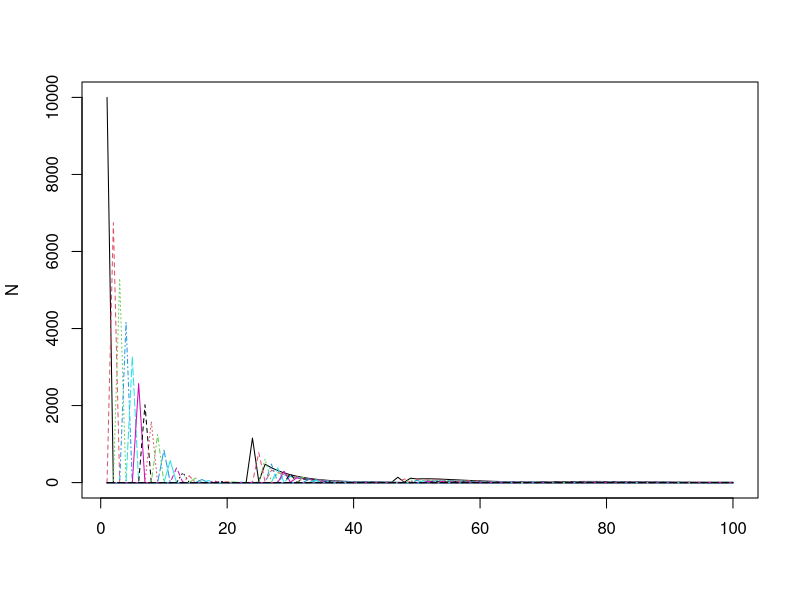
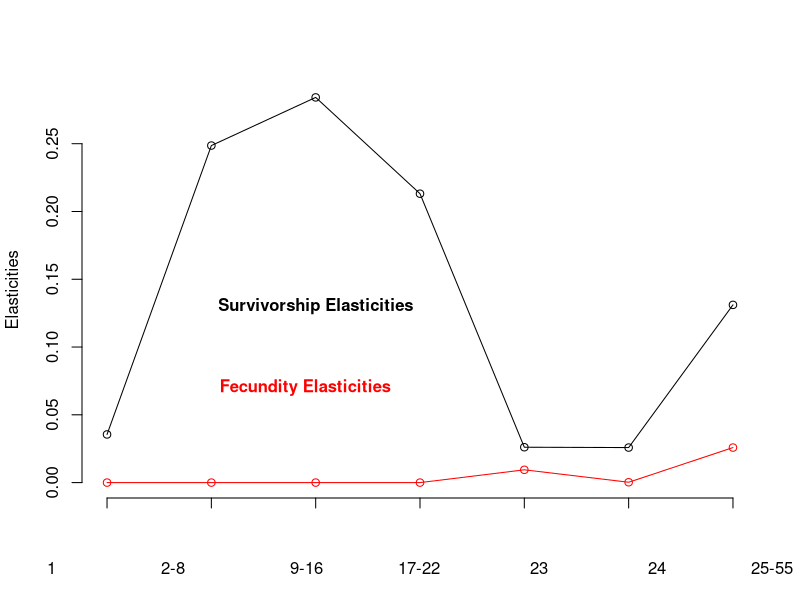
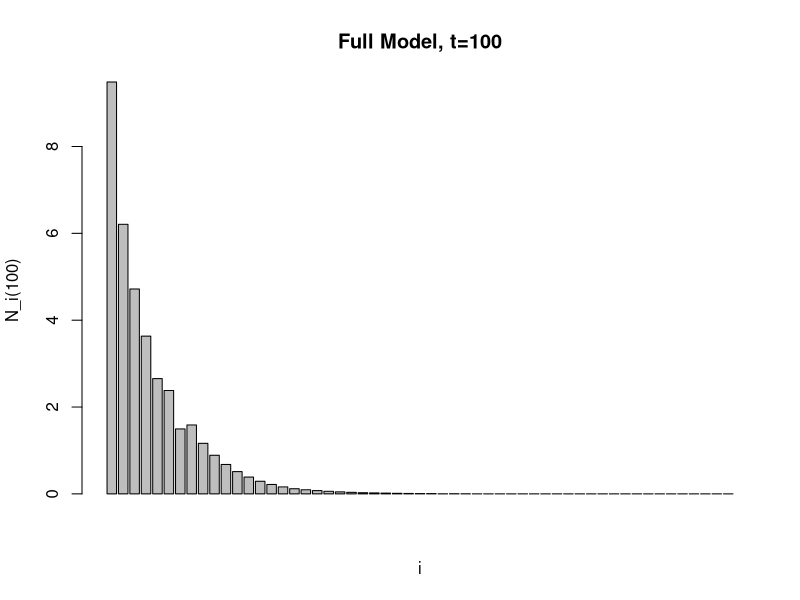
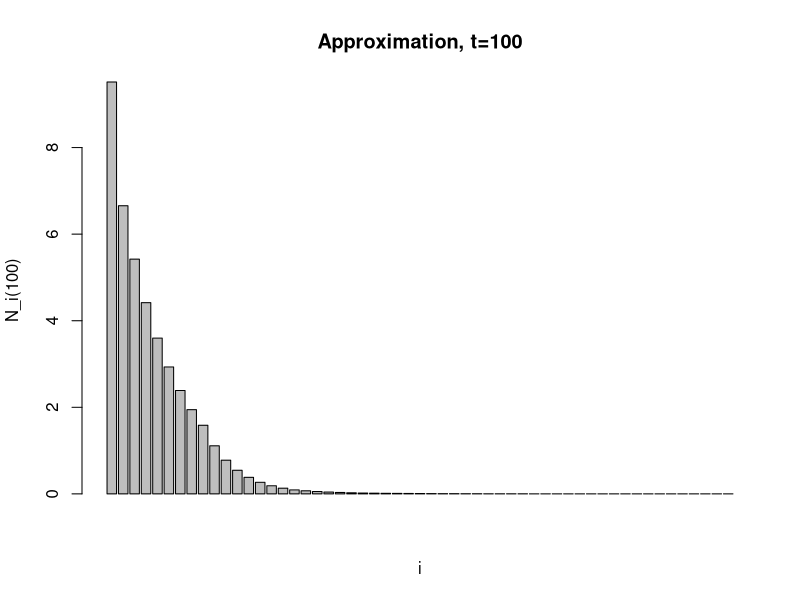

Write R code to recreate these figures, in order.
A=matrix(0,55,55)
A[2,1]=0.6747
# small juvs
for (i in 2:8){
  A[i+1,i]=0.7857
}
# large juvs
for (i in 9:16){
  A[i+1,i]=0.6758}
# subadults
for (i in 17:22){
  A[i+1,i]=0.7425}
# novice breeders
A[1,23]=127
A[24,23]=0.8091
# 1st remigrants
A[25,24]=0.8091
A[1,24]=4
# matures
for (i in 25:54){
  A[i+1,i]=0.8091
  A[1,i]=80}
A[1,55]=80

N1 = rep(0, 55)
N1[1] = 10000
Tmax = 100
N=matrix(NA,nrow=Tmax,ncol=55)
N[1,] = N1

for (t in 2:Tmax){
  N[t,] = A%*%N[t-1,]
}

matplot(N,type="l")

# Get the eigenvalues and eigenvectors of A
stuff = eigen(A)
# Grab the largest eigenvalue and its corresponding eigenvector
lambda = Re(stuff$values[1])
v = Re(stuff$vectors[,1])
v = v/sum(v)

# Get the vector of reproductive values
otherstuff = eigen(t(A))
w = Re(otherstuff$vectors[,1])
w = w/sum(v*w)

# Grab sensitivities and elasticities of each entry of A
S = w%o%v
E = S*A/lambda
# 
fecund = E[1,]
survival = diag(E[-1,-ncol(E)])
survival = c(survival, E[55,55])

fecund_stage = c(fecund[1],sum(fecund[2:8]),sum(fecund[9:16]),sum(fecund[17:22]),fecund[23],fecund[24],sum(fecund[25:55]))
survival_stage = c(survival[1],sum(survival[2:8]),sum(survival[9:16]),sum(survival[17:22]),survival[23],survival[24],sum(survival[25:55]))
                                  
plot(survival_stage,axes=FALSE,type="l",ylim=c(0,max(survival_stage)),xlab="1                     2-8                     9-16               17-22                  23                    24                 25-55",ylab="Elasticities")
axis(1,labels=FALSE)
axis(2,labels=TRUE)
lines(survival_stage,type="p")
lines(fecund_stage,type="p",col="red")
lines(fecund_stage,col="red")
text(3,0.13,"Survivorship Elasticities",font=2)
text(2.9,0.07,"Fecundity Elasticities",col='red',font=2)

APPROX = 10000*w[1]*lambda^Tmax*v
# 
par(mfrow=c(1,1))
# 
barplot(N[Tmax,],main="Full Model, t=100",xlab="i",ylab="N_i(100)")
barplot(APPROX,main="Approximation, t=100",xlab="i",ylab="N_i(100)")
# 
# par(mfrow=c(1,1))
E = sum(abs(N[Tmax,]-APPROX))
E
